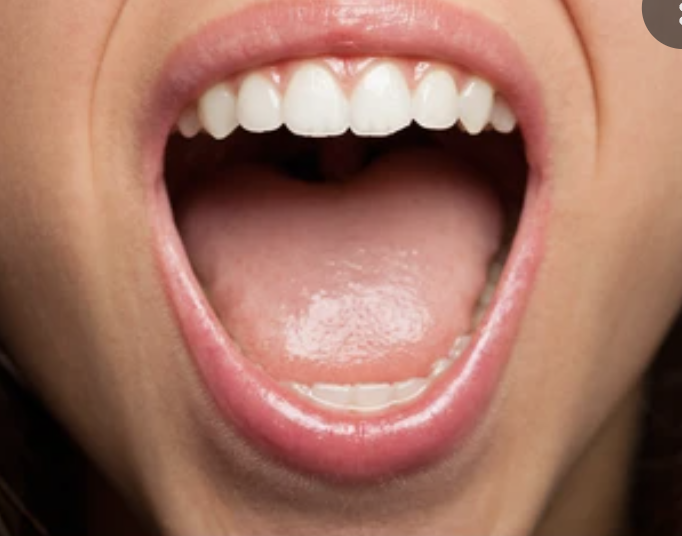
#> input picture mouth.png, 682 x 536 px
$ jupyter execute experment.ipynb
#> lines starting #> are read from the running program, lines starting #| are printed output that depends on the picture; after the words box and inside, x2 and y2 are one past the last pixel; in counts of white or black regions, pixels touching at a corner belong together
[cell 1]
import cv2

[cell 2]
def find_border_contours(gray_img):
    blur = cv2.GaussianBlur(gray_img, (5,5), 0)
    thresh = cv2.threshold(blur, 0, 255, cv2.THRESH_BINARY_INV + cv2.THRESH_OTSU)[1]
    kernel = cv2.getStructuringElement(cv2.MORPH_RECT, (15,15))
    dilate = cv2.dilate(thresh, kernel, iterations=2)

    cnts = cv2.findContours(dilate, cv2.RETR_EXTERNAL, cv2.CHAIN_APPROX_SIMPLE)
    print(len(cnts), cnts)
    cnts = cnts[0] if len(cnts) == 2 else cnts[1]
    return cnts

img = cv2.imread('mouth.png')
#> img is the input picture: shape (536, 682, 3); mean B, G, R 97.1, 112.7, 159.3
gray = cv2.cvtColor(img, cv2.COLOR_BGR2GRAY)
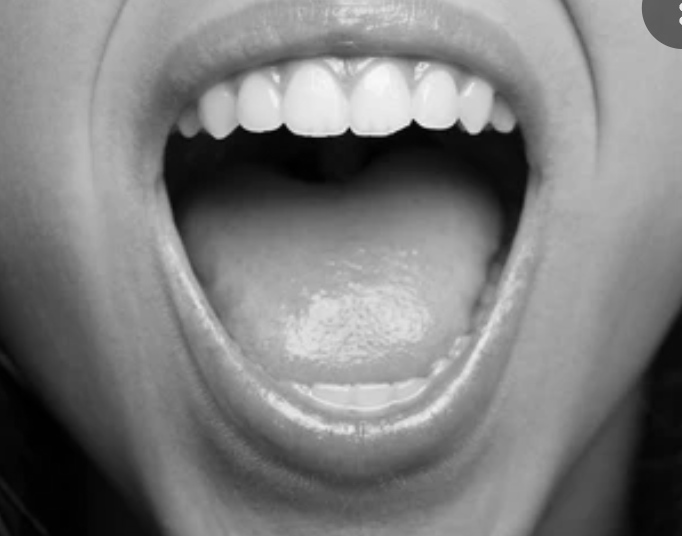
#> gray: shape (536, 682); min 0, max 248, mean 124.9
cnts = find_border_contours(gray)
#> in find_border_contours, `thresh = cv2.threshold(blur, 0, 255, cv2.THRESH_BINARY_INV + cv2.THRES..`:
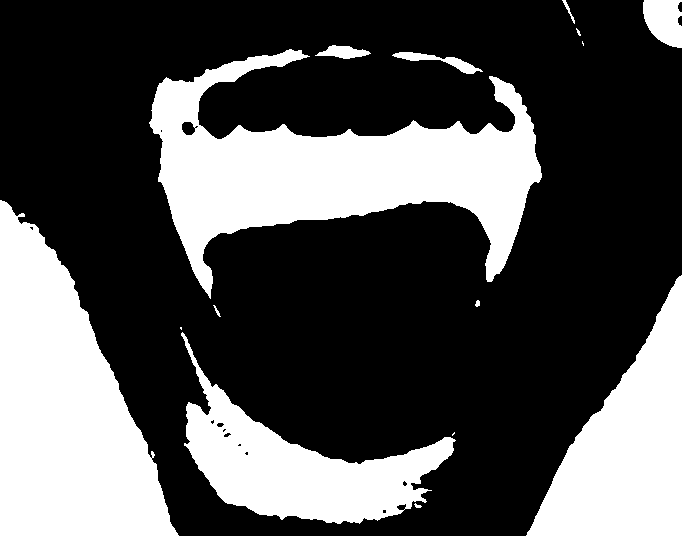
#> thresh: shape (536, 682); 32.1% white; 15 white regions (4 under 20 px), largest, box (x1, y1, x2, y2) and area: (149, 49, 542, 299) 39593, (0, 200, 179, 536) 35970, (526, 275, 682, 536) 20981
#> in find_border_contours, `dilate = cv2.dilate(thresh, kernel, iterations=2)`:
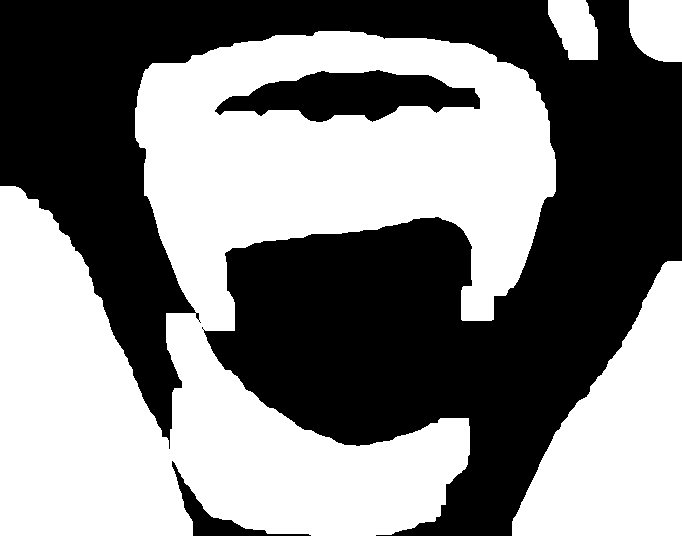
#> dilate: shape (536, 682); 50.8% white; 3 black regions
#> in find_border_contours, `cnts = cv2.findContours(dilate, cv2.RETR_EXTERNAL, cv2.CHAIN_APPROX_SI..`: cnts = 4 contours; box (x1, y1, x2, y2) and area: (0, 31, 556, 536) 160244, (512, 261, 682, 536) 26644, (629, 0, 682, 62) 2840, (548, 0, 598, 60) 2188
#> (printed output is left out)
cv2.drawContours(img, cnts, -1, (0,255,0), 3)
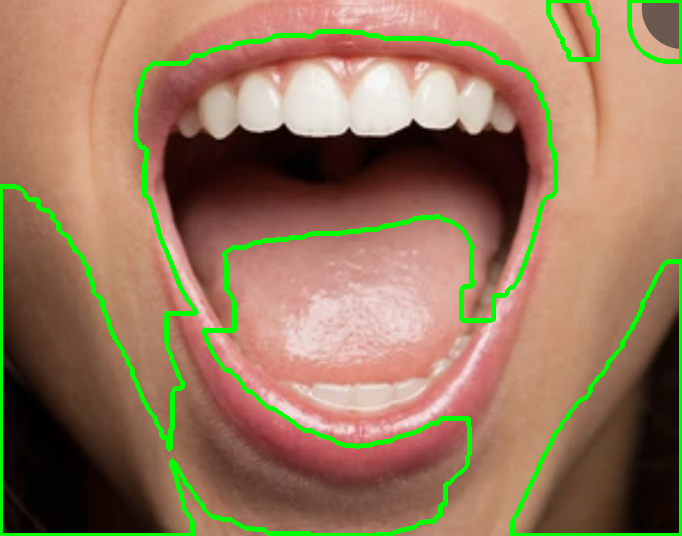
#> img: shape (536, 682, 3); 5.18% of pixels changed, all inside (x1, y1, x2, y2) = (0, 0, 682, 536)
cv2.imwrite('mouth_out_py.png', img)
#> Out = True

$ run again, with saved.png copied over mouth.png
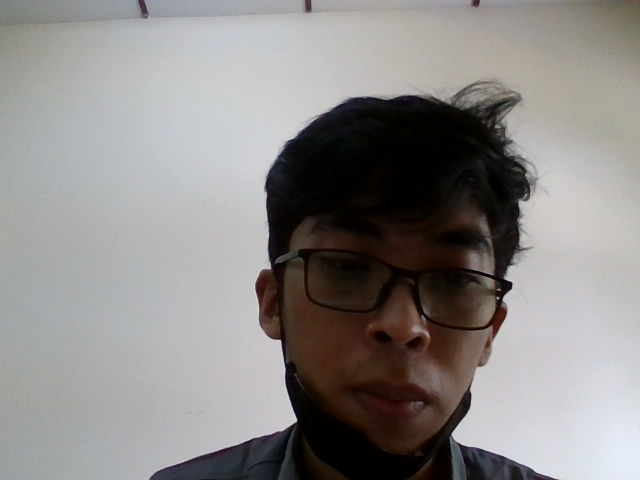
#> input picture saved.png, 640 x 480 px
#> img is the input picture: shape (480, 640, 3); mean B, G, R 135.9, 137.3, 140.2
#> in find_border_contours, `thresh = cv2.threshold(blur, 0, 255, cv2.THRESH_BINARY_INV + cv2.THRES..`:
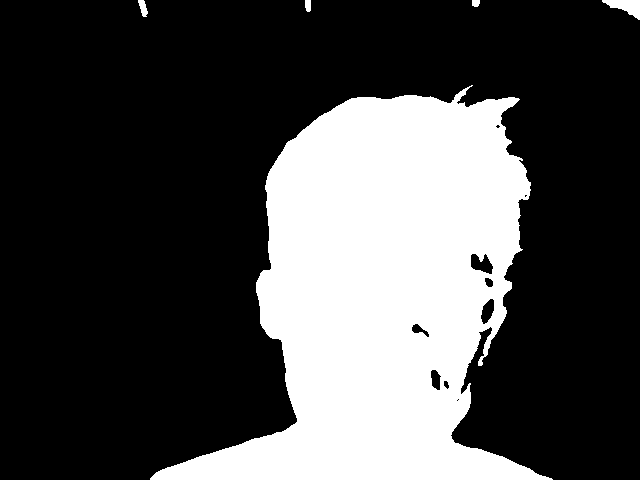
#> thresh: shape (480, 640); 28.6% white; 5 white regions, box (x1, y1, x2, y2) and area: (150, 85, 553, 480) 87146, (602, 0, 640, 20) 398, (138, 0, 148, 17) 104, (305, 0, 311, 12) 66, (472, 0, 480, 7) 50
#> dilate: shape (480, 640); 37.2% white; 5 white regions
#> in find_border_contours, `cnts = cv2.findContours(dilate, cv2.RETR_EXTERNAL, cv2.CHAIN_APPROX_SI..`: cnts = 5 contours; box (x1, y1, x2, y2) and area: (136, 71, 567, 480) 109203, (588, 0, 640, 34) 1329, (124, 0, 162, 31) 1072, (291, 0, 325, 26) 820, (458, 0, 494, 21) 696
#> (printed output is left out)
#> `cv2.drawContours(img, cnts, -1, (0,255,0), 3)`:
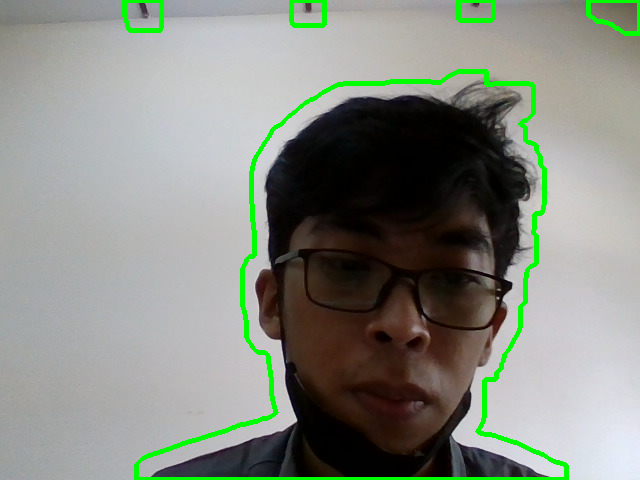
#> img: shape (480, 640, 3); 3.05% of pixels changed, all inside (x1, y1, x2, y2) = (122, 0, 640, 480)
#> Out = True
